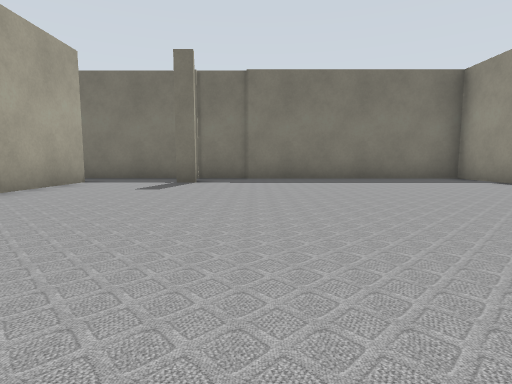
view 1 (above)

18 first-person views from a walk through a world built for the Gazebo simulator. The camera is 0.5 m above the floor, tilts 6° down and sees 80° across. Floor lines are 1 m apart. The floor is counted in squares, 1 m on a side. Each view is taken from the middle of a square. On the plan, view 1 faces up. The plan holds only what a view shows up to about 9 squares ahead; the rest is blank. The place goes on beyond the plan. Some surface patterns are stand-ins.

view 2
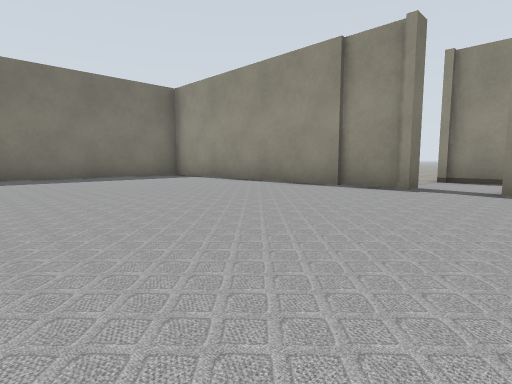

view 3
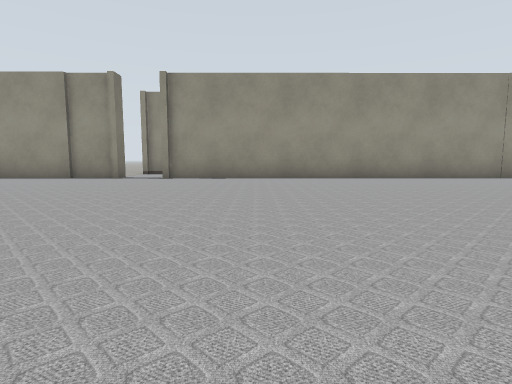

view 4
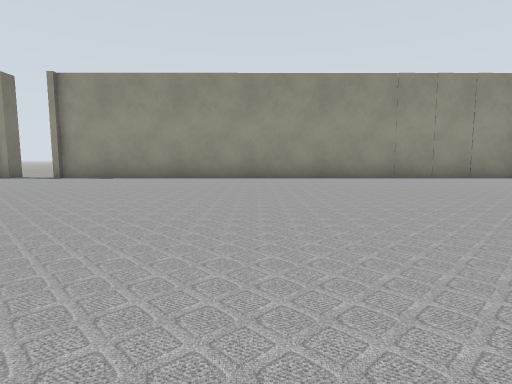

view 5
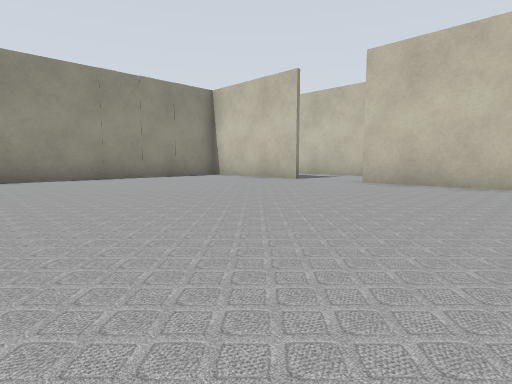

view 6
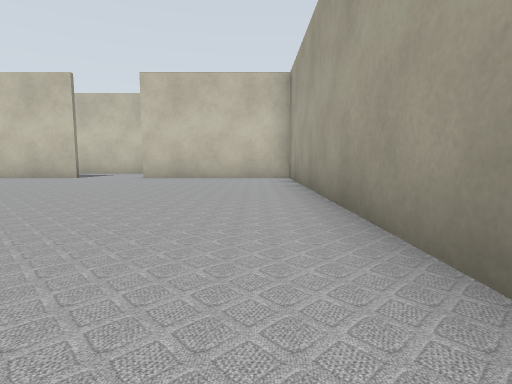

view 7
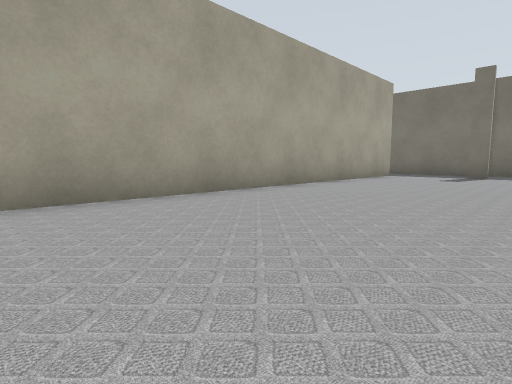

view 8
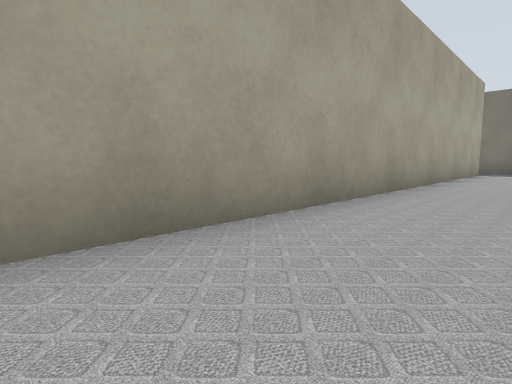

view 9
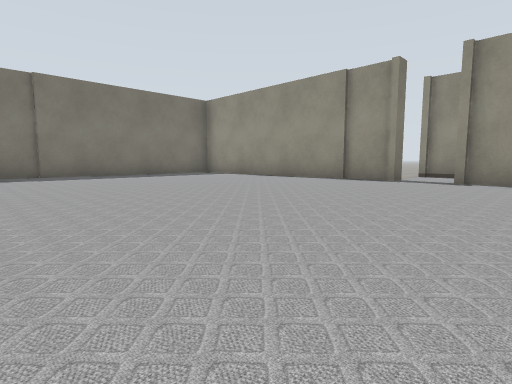

view 10
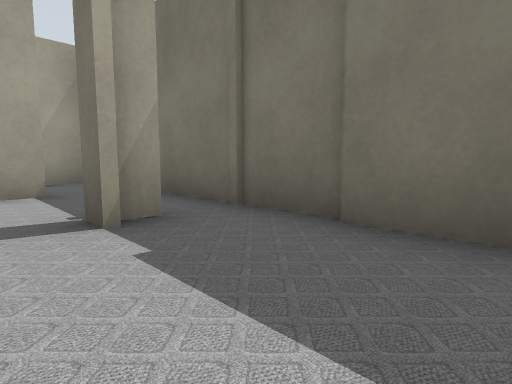

view 11
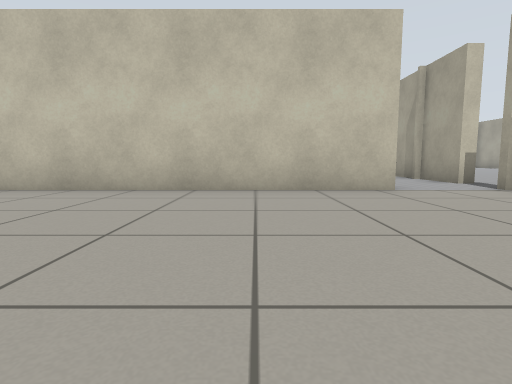

view 12
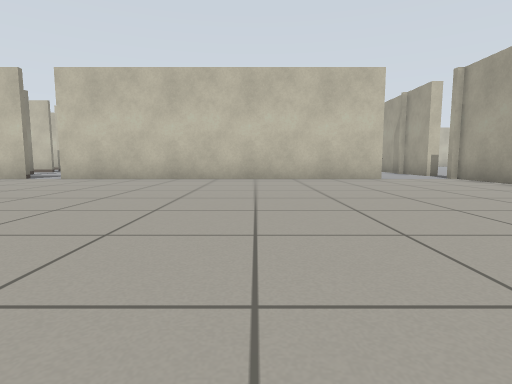

view 13
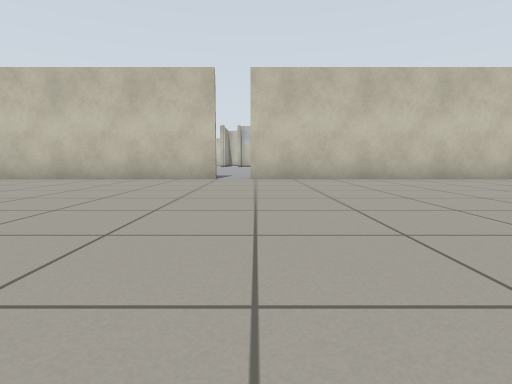

view 14
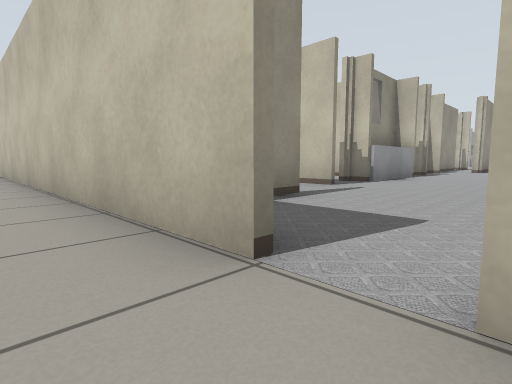

view 15
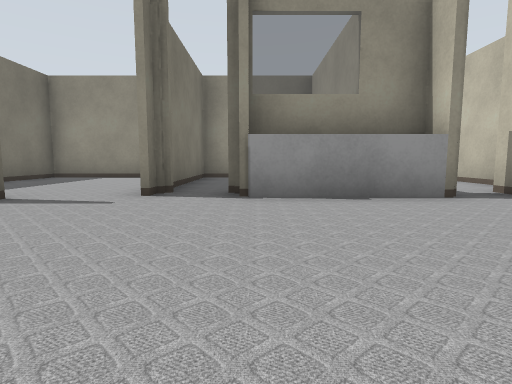

view 16
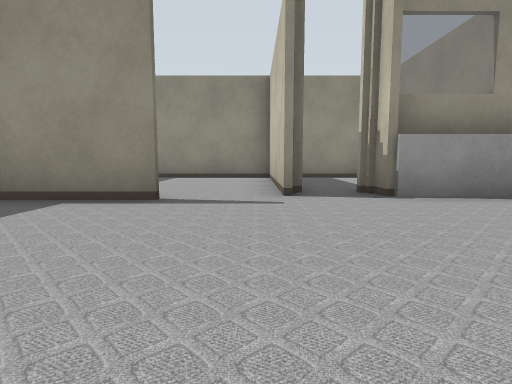

view 17
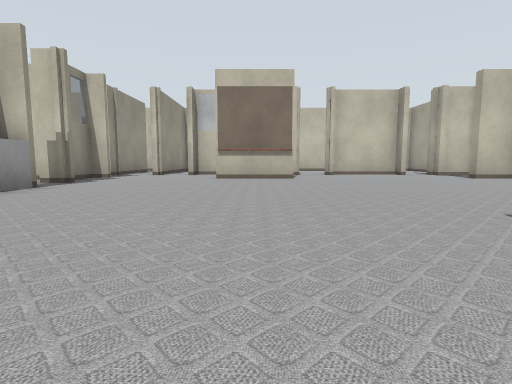

view 18
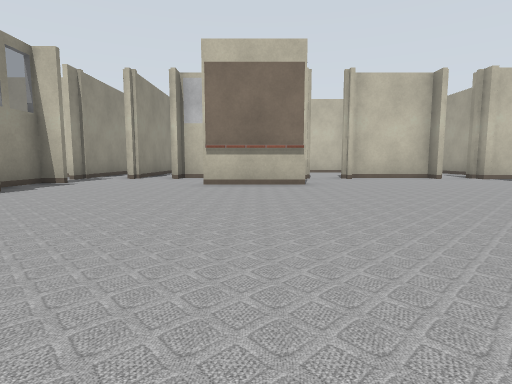

### Floor plan
Ten units are one square. View 1 is at (0, 0); x grows to the right and y downward. Boxes are objects, and circles mark ways between rooms. Rooms are numbered by the first view taken in them; rooms with no view inside come last. Other rooms are left out.
<svg viewBox="-53 -87 313 232">
<path fill="none" stroke="#000" d="M57 -8 56 -8 56 -82 -48 -82M-12 -68 -19 -68M19 135 41 135M-16 -74 -16 -69M-39 -70 -39 135 2 135M56 132 56 5M170 -10 255 -10M79 -10 162 -10M57 -28 57 -8M139 102 161 102M191 79 191 48 198 48M191 34 206 34M196 75 196 45M188 18 188 -2M191 106 196 106 196 97M102 120 102 125 124 125M81 102 91 102M91 119 91 126M239 35 192 35M206 34 236 34M238 60 238 -8 220 -8M164 125 171 125 171 120"/>
<circle cx="165" cy="-10" r="3" fill="#2a7"/>
<circle cx="195" cy="25" r="3" fill="#2a7"/>
<circle cx="160" cy="110" r="3" fill="#2a7"/>
<text x="10" y="30">1</text>
<text x="130" y="-80">2</text>
<text x="140" y="60">3</text>
<text x="220" y="10">4</text>
<text x="160" y="110">5</text>
</svg>
Room 2 opens to room 3. Room 3 opens to room 4. Room 3 opens to room 5.

Where each view was taken, in squares from view 1:
view 1: 0 up, 0 right, facing up
view 2: 1 down, 0 right, facing up-right
view 3: 3 down, 3 left, facing right
view 4: 6 down, 3 left, facing right
view 5: 7 down, 3 left, facing down-right
view 6: 5 down, 3 left, facing down
view 7: 3 down, 0 right, facing up-left
view 8: 5 down, 2 left, facing up-left
view 9: 2 down, 2 left, facing up-right
view 10: 6 up, 1 right, facing up-left
view 11: 6 up, 10 right, facing down
view 12: 9 up, 11 right, facing down
view 13: 9 up, 16 right, facing down
view 14: 2 up, 16 right, facing down-right
view 15: 5 down, 15 right, facing right
view 16: 3 down, 15 right, facing right
view 17: 2 down, 15 right, facing down
view 18: 4 down, 15 right, facing down
